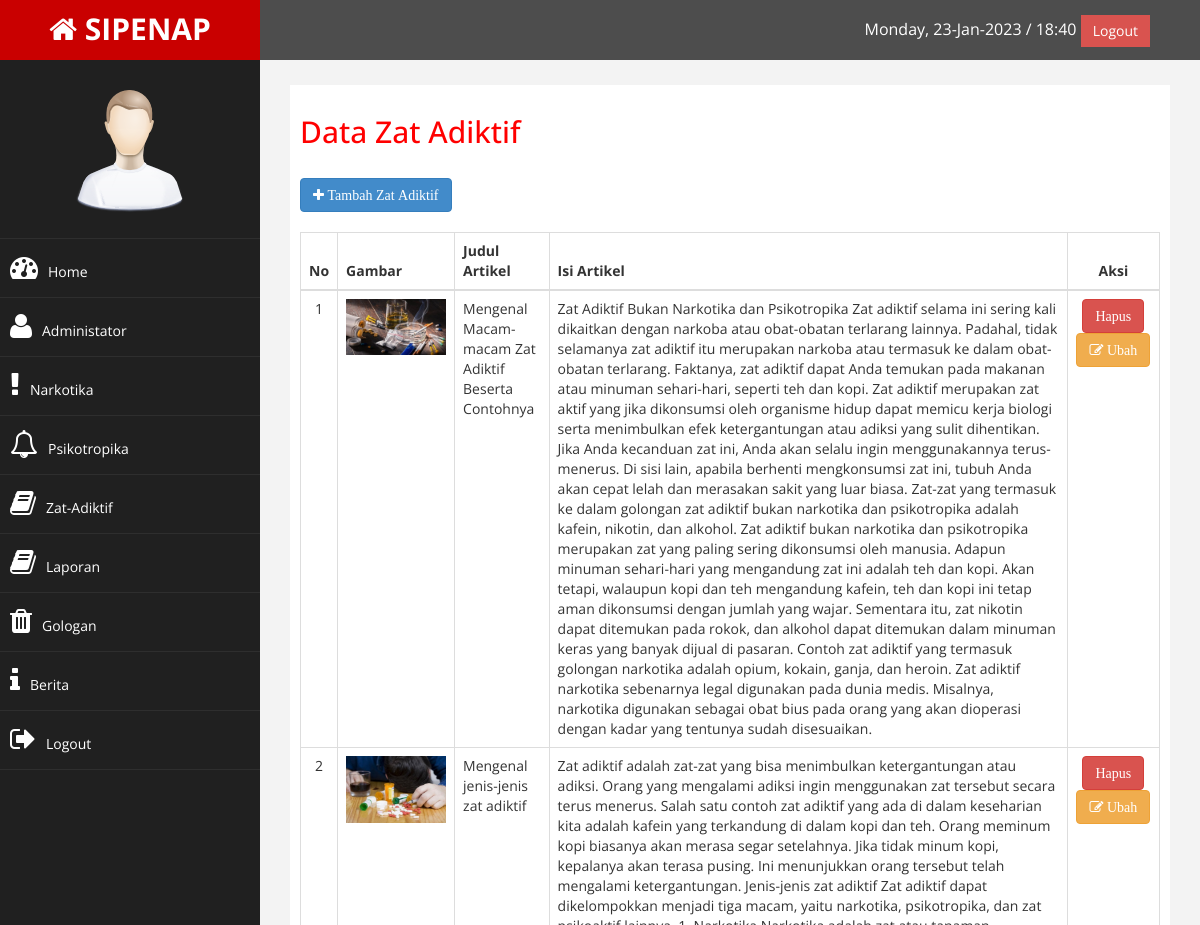
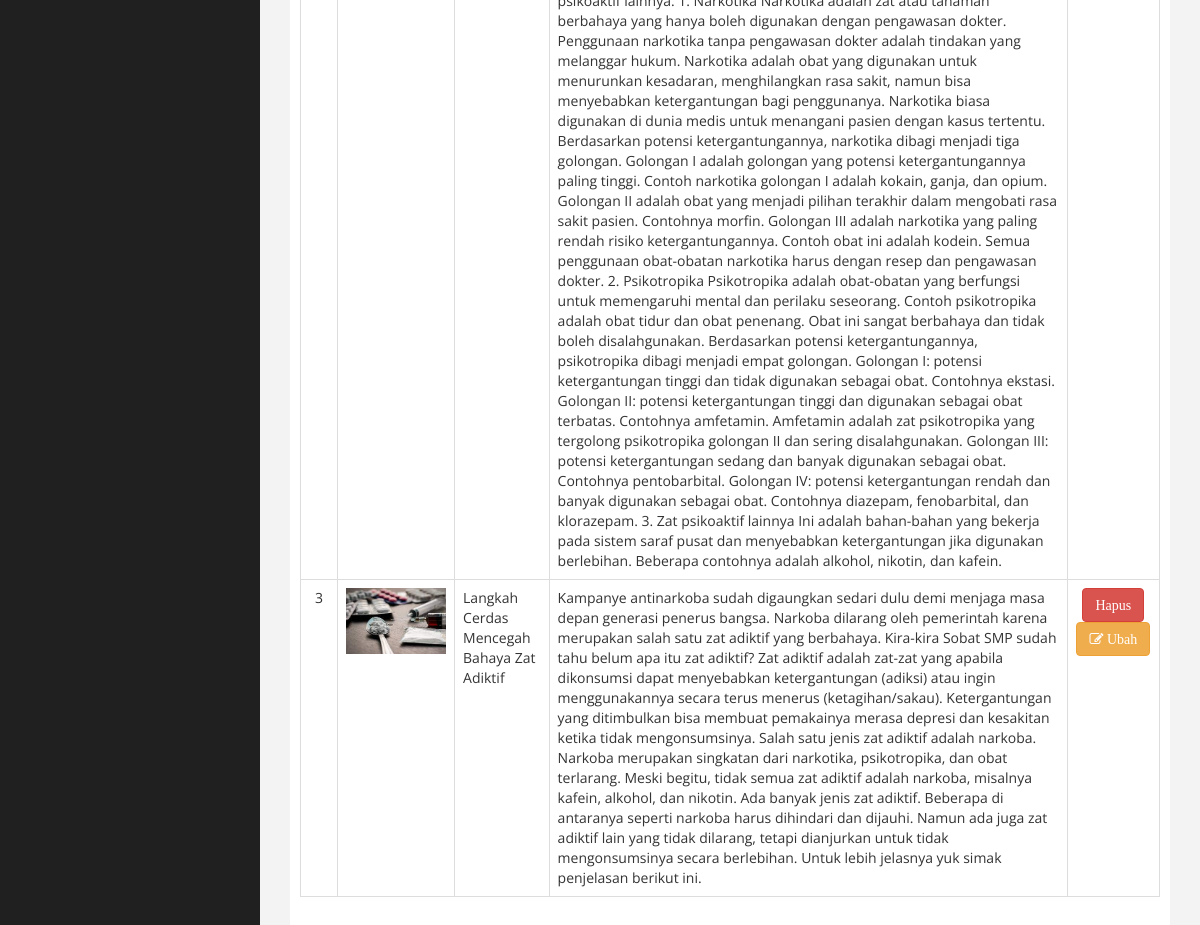
/admin/index.php?halaman=zat_adiktif (signed in), run on the app's committed database (2 pictures, top to bottom).
### tables this page shows
CREATE TABLE `zat_adiktif` (
  `id_zat_adiktif` int(11) NOT NULL,
  `judul` varchar(100) NOT NULL,
  `gambar` varchar(100) NOT NULL,
  `isi` text NOT NULL
);

### admin/zat adiktif/zat_adiktif.php (the view)
<h2>Data Zat Adiktif</h2><br>
<a href="index.php?halaman=tambah_zat_adiktif" class="btn btn-primary"><i class="fa fa-plus"> Tambah Zat Adiktif</i></a><br><br>
<table class="table table-bordered">
  <thead>
    <tr>
      <th class="text-center">No</th>
      <th>Gambar</th>
      <th>Judul Artikel</th>
      <th>Isi Artikel</th>
      <th class="text-center">Aksi</th>
    </tr>
  </thead>
  <tbody>
    <?php $nomor = 1; ?>
    <?php $ambil = $koneksi->query("SELECT * FROM zat_adiktif"); ?>
    <?php while($pecah = $ambil->fetch_assoc()) { ?>
      <tr>
        <td class="text-center"><?php echo $nomor; ?></td>
        <td><img src="../images/<?php echo $pecah["gambar"]; ?>" width="100"></td>
        <td><?php echo $pecah["judul"]; ?></td>
        <td><?php echo $pecah["isi"]; ?></td>
        <td class="text-center">
          <a onclick="return confirm('Yakin Hapus Data ini?')" href="index.php?halaman=hapus_zat_adiktif&id=<?php echo $pecah['id_zat_adiktif']; ?>" class="btn btn-danger"><i class="fa fa-tras"> Hapus</i></a>
          <a href="index.php?halaman=ubah_zat_adiktif&id=<?php echo $pecah['id_zat_adiktif']; ?>" class="btn btn-warning"><i class="fa fa-edit"> Ubah</i></a>
        </td>
      </tr>
    <?php $nomor++; ?>
    <?php } ?>
  </tbody>
</table>

### admin/assets/css/custom.css (style rules this page uses)
body { font-family: 'Open Sans', sans-serif; }
.text-center { text-align:center; }
h2 { color: #f00; }

### data on the page
zat_adiktif: gambar (picture), judul "Mengenal Macam-macam Zat Adiktif Beserta Contohnya", isi "Zat Adiktif Bukan Narkotika dan Psikotropika Zat adiktif selama ini sering kali dikaitkan dengan narkoba atau obat-obatan terlarang lainnya. Padahal, tidak selamanya zat adiktif itu merupakan narkoba atau termasuk ke dalam obat-obatan terlarang. Faktanya, zat adiktif dapat Anda temukan pada makanan atau minuman sehari-hari, seperti teh dan kopi. Zat adiktif merupakan zat aktif yang jika dikonsumsi oleh organisme hidup dapat memicu kerja biologi serta menimbulkan efek ketergantungan atau adiksi yang sulit dihentikan. Jika Anda kecanduan zat ini, Anda akan selalu ingin menggunakannya terus-menerus. Di sisi lain, apabila berhenti mengkonsumsi zat ini, tubuh Anda akan cepat lelah dan merasakan…"
zat_adiktif: gambar (picture), judul "Mengenal jenis-jenis zat adiktif", isi "Zat adiktif adalah zat-zat yang bisa menimbulkan ketergantungan atau adiksi. Orang yang mengalami adiksi ingin menggunakan zat tersebut secara terus menerus. Salah satu contoh zat adiktif yang ada di dalam keseharian kita adalah kafein yang terkandung di dalam kopi dan teh. Orang meminum kopi biasanya akan merasa segar setelahnya. Jika tidak minum kopi, kepalanya akan terasa pusing. Ini menunjukkan orang tersebut telah mengalami ketergantungan. Jenis-jenis zat adiktif Zat adiktif dapat dikelompokkan menjadi tiga macam, yaitu narkotika, psikotropika, dan zat psikoaktif lainnya. 1. Narkotika Narkotika adalah zat atau tanaman berbahaya yang hanya boleh digunakan dengan pengawasan dokter.…"
zat_adiktif: gambar (picture), judul "Langkah Cerdas Mencegah Bahaya Zat Adiktif", isi "Kampanye antinarkoba sudah digaungkan sedari dulu demi menjaga masa depan generasi penerus bangsa. Narkoba dilarang oleh pemerintah karena merupakan salah satu zat adiktif yang berbahaya. Kira-kira Sobat SMP sudah tahu belum apa itu zat adiktif? Zat adiktif adalah zat-zat yang apabila dikonsumsi dapat menyebabkan ketergantungan (adiksi) atau ingin menggunakannya secara terus menerus (ketagihan/sakau). Ketergantungan yang ditimbulkan bisa membuat pemakainya merasa depresi dan kesakitan ketika tidak mengonsumsinya. Salah satu jenis zat adiktif adalah narkoba. Narkoba merupakan singkatan dari narkotika, psikotropika, dan obat terlarang. Meski begitu, tidak semua zat adiktif adalah narkoba,…"
